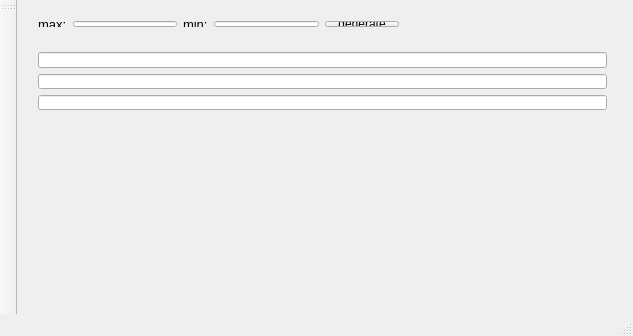
<?xml version="1.0" encoding="UTF-8"?>
<ui version="4.0">
 <class>MainWindow</class>
 <widget class="QMainWindow" name="MainWindow">
  <property name="geometry">
   <rect>
    <x>0</x>
    <y>0</y>
    <width>633</width>
    <height>336</height>
   </rect>
  </property>
  <property name="windowTitle">
   <string>MainWindow</string>
  </property>
  <widget class="QWidget" name="centralWidget">
   <widget class="QWidget" name="layoutWidget">
    <property name="geometry">
     <rect>
      <x>10</x>
      <y>10</y>
      <width>383</width>
      <height>28</height>
     </rect>
    </property>
    <layout class="QHBoxLayout" name="horizontalLayout_4">
     <item>
      <layout class="QHBoxLayout" name="horizontalLayout_3">
       <item>
        <layout class="QHBoxLayout" name="horizontalLayout">
         <item>
          <widget class="QLabel" name="label">
           <property name="font">
            <font>
             <pointsize>10</pointsize>
            </font>
           </property>
           <property name="text">
            <string>max:</string>
           </property>
          </widget>
         </item>
         <item>
          <widget class="QLineEdit" name="lineEdit_max"/>
         </item>
        </layout>
       </item>
       <item>
        <layout class="QHBoxLayout" name="horizontalLayout_2">
         <item>
          <widget class="QLabel" name="label_2">
           <property name="font">
            <font>
             <pointsize>10</pointsize>
            </font>
           </property>
           <property name="text">
            <string>min:</string>
           </property>
          </widget>
         </item>
         <item>
          <widget class="QLineEdit" name="lineEdit_min"/>
         </item>
        </layout>
       </item>
      </layout>
     </item>
     <item>
      <widget class="QPushButton" name="generateButton">
       <property name="minimumSize">
        <size>
         <width>4</width>
         <height>0</height>
        </size>
       </property>
       <property name="text">
        <string>generate</string>
       </property>
      </widget>
     </item>
    </layout>
   </widget>
   <widget class="QWidget" name="">
    <property name="geometry">
     <rect>
      <x>10</x>
      <y>41</y>
      <width>591</width>
      <height>80</height>
     </rect>
    </property>
    <layout class="QVBoxLayout" name="verticalLayout">
     <item>
      <widget class="QLineEdit" name="lineEdit">
       <property name="inputMethodHints">
        <set>Qt::ImhSensitiveData</set>
       </property>
      </widget>
     </item>
     <item>
      <widget class="QLineEdit" name="lineEdit_2">
       <property name="inputMethodHints">
        <set>Qt::ImhSensitiveData</set>
       </property>
      </widget>
     </item>
     <item>
      <widget class="QLineEdit" name="lineEdit_3"/>
     </item>
    </layout>
   </widget>
  </widget>
  <widget class="QMenuBar" name="menuBar">
   <property name="geometry">
    <rect>
     <x>0</x>
     <y>0</y>
     <width>633</width>
     <height>20</height>
    </rect>
   </property>
  </widget>
  <widget class="QToolBar" name="mainToolBar">
   <attribute name="toolBarArea">
    <enum>LeftToolBarArea</enum>
   </attribute>
   <attribute name="toolBarBreak">
    <bool>false</bool>
   </attribute>
  </widget>
  <widget class="QStatusBar" name="statusBar"/>
 </widget>
 <layoutdefault spacing="6" margin="11"/>
 <resources/>
 <connections/>
</ui>
